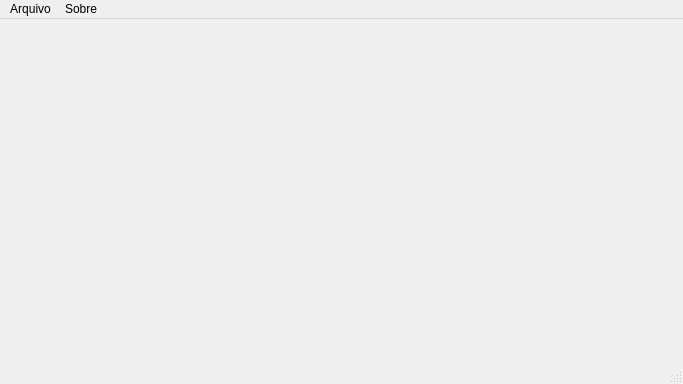
<?xml version="1.0" encoding="UTF-8"?>
<ui version="4.0">
 <class>MainWindow</class>
 <widget class="QMainWindow" name="MainWindow">
  <property name="geometry">
   <rect>
    <x>0</x>
    <y>0</y>
    <width>683</width>
    <height>384</height>
   </rect>
  </property>
  <property name="minimumSize">
   <size>
    <width>683</width>
    <height>384</height>
   </size>
  </property>
  <property name="maximumSize">
   <size>
    <width>683</width>
    <height>384</height>
   </size>
  </property>
  <property name="windowTitle">
   <string>PySide2 QMenuBar().</string>
  </property>
  <property name="windowIcon">
   <iconset>
    <normaloff>../../../../images/icons/icon.png</normaloff>../../../../images/icons/icon.png</iconset>
  </property>
  <widget class="QWidget" name="centralwidget"/>
  <widget class="QMenuBar" name="menubar">
   <property name="geometry">
    <rect>
     <x>0</x>
     <y>0</y>
     <width>683</width>
     <height>22</height>
    </rect>
   </property>
   <widget class="QMenu" name="menuArquivo">
    <property name="title">
     <string>Arquivo</string>
    </property>
    <addaction name="action_sair_1"/>
    <addaction name="action_sair_2"/>
   </widget>
   <widget class="QMenu" name="menuSobre">
    <property name="title">
     <string>Sobre</string>
    </property>
    <addaction name="action_sobre"/>
   </widget>
   <addaction name="menuArquivo"/>
   <addaction name="menuSobre"/>
  </widget>
  <widget class="QStatusBar" name="statusbar"/>
  <action name="action_sair_1">
   <property name="text">
    <string>Sair 1</string>
   </property>
  </action>
  <action name="action_sair_2">
   <property name="icon">
    <iconset>
     <normaloff>../../../../images/icons/exit-64x64.png</normaloff>../../../../images/icons/exit-64x64.png</iconset>
   </property>
   <property name="text">
    <string>Sair 2</string>
   </property>
  </action>
  <action name="action_sobre">
   <property name="text">
    <string>Sobre este app</string>
   </property>
  </action>
 </widget>
 <resources/>
 <connections/>
</ui>
